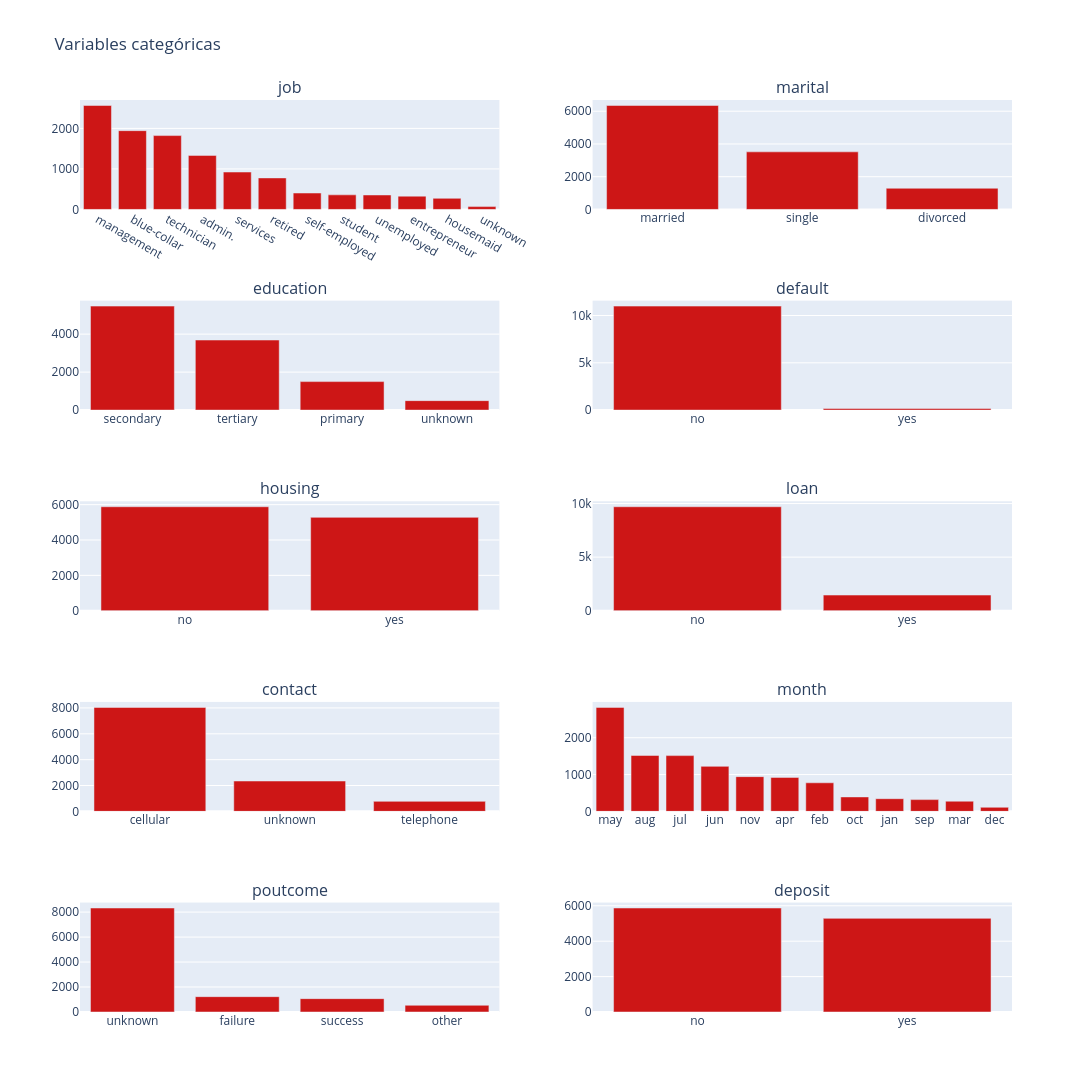

The cell this chart's notebook holds for it:
### Markdown cell above
## Variables Categoricas

### Code cell
categoricas = df.select_dtypes(include=["object"]).columns.tolist()

cols = 2
rows = (len(categoricas) + cols - 1) // cols

# Crear subplots
fig = make_subplots(rows=rows, cols=cols, subplot_titles=categoricas)

# Agregar un gráfico de barras por cada variable categórica
for i, var in enumerate(categoricas):
    row = i // cols + 1
    col = i % cols + 1
    
    # Contar frecuencias de cada categoría y ordenar de forma descendente
    value_counts = df[var].value_counts().sort_values(ascending=False)
    
    fig.add_trace(
        go.Bar(x=value_counts.index, y=value_counts.values, name=var, marker_color="#cd1616"),
        row=row, col=col
    )
        
# Ajustes de presentación
fig.update_layout(
    height=300 * rows,
    width=1400,
    title_text='Variables categóricas',
    template='plotly',
    showlegend=False
)

fig.show()

### Figure 1 — Plotly figure (JSON) as saved in the notebook; plotly's stock layout.template omitted (floating-point values rounded to 4 significant figures)
{"data": [{"marker": {"color": "#cd1616"}, "name": "job", "type": "bar", "x": ["management", "blue-collar", "technician", "admin.", "services", "retired", "self-employed", "student", "unemployed", "entrepreneur", "housemaid", "unknown"], "xaxis": "x", "y": [2566, 1944, 1823, 1334, 923, 778, 405, 360, 357, 328, 274, 70], "yaxis": "y"}, {"marker": {"color": "#cd1616"}, "name": "marital", "type": "bar", "x": ["married", "single", "divorced"], "xaxis": "x2", "y": [6351, 3518, 1293], "yaxis": "y2"}, {"marker": {"color": "#cd1616"}, "name": "education", "type": "bar", "x": ["secondary", "tertiary", "primary", "unknown"], "xaxis": "x3", "y": [5476, 3689, 1500, 497], "yaxis": "y3"}, {"marker": {"color": "#cd1616"}, "name": "default", "type": "bar", "x": ["no", "yes"], "xaxis": "x4", "y": [10994, 168], "yaxis": "y4"}, {"marker": {"color": "#cd1616"}, "name": "housing", "type": "bar", "x": ["no", "yes"], "xaxis": "x5", "y": [5881, 5281], "yaxis": "y5"}, {"marker": {"color": "#cd1616"}, "name": "loan", "type": "bar", "x": ["no", "yes"], "xaxis": "x6", "y": [9702, 1460], "yaxis": "y6"}, {"marker": {"color": "#cd1616"}, "name": "contact", "type": "bar", "x": ["cellular", "unknown", "telephone"], "xaxis": "x7", "y": [8042, 2346, 774], "yaxis": "y7"}, {"marker": {"color": "#cd1616"}, "name": "month", "type": "bar", "x": ["may", "aug", "jul", "jun", "nov", "apr", "feb", "oct", "jan", "sep", "mar", "dec"], "xaxis": "x8", "y": [2824, 1519, 1514, 1222, 943, 923, 776, 392, 344, 319, 276, 110], "yaxis": "y8"}, {"marker": {"color": "#cd1616"}, "name": "poutcome", "type": "bar", "x": ["unknown", "failure", "success", "other"], "xaxis": "x9", "y": [8326, 1228, 1071, 537], "yaxis": "y9"}, {"marker": {"color": "#cd1616"}, "name": "deposit", "type": "bar", "x": ["no", "yes"], "xaxis": "x10", "y": [5873, 5289], "yaxis": "y10"}], "layout": {"annotations": [{"font": {"size": 16}, "showarrow": false, "text": "job", "x": 0.225, "xanchor": "center", "xref": "paper", "y": 1, "yanchor": "bottom", "yref": "paper"}, {"font": {"size": 16}, "showarrow": false, "text": "marital", "x": 0.775, "xanchor": "center", "xref": "paper", "y": 1, "yanchor": "bottom", "yref": "paper"}, {"font": {"size": 16}, "showarrow": false, "text": "education", "x": 0.225, "xanchor": "center", "xref": "paper", "y": 0.78, "yanchor": "bottom", "yref": "paper"}, {"font": {"size": 16}, "showarrow": false, "text": "default", "x": 0.775, "xanchor": "center", "xref": "paper", "y": 0.78, "yanchor": "bottom", "yref": "paper"}, {"font": {"size": 16}, "showarrow": false, "text": "housing", "x": 0.225, "xanchor": "center", "xref": "paper", "y": 0.56, "yanchor": "bottom", "yref": "paper"}, {"font": {"size": 16}, "showarrow": false, "text": "loan", "x": 0.775, "xanchor": "center", "xref": "paper", "y": 0.56, "yanchor": "bottom", "yref": "paper"}, {"font": {"size": 16}, "showarrow": false, "text": "contact", "x": 0.225, "xanchor": "center", "xref": "paper", "y": 0.34, "yanchor": "bottom", "yref": "paper"}, {"font": {"size": 16}, "showarrow": false, "text": "month", "x": 0.775, "xanchor": "center", "xref": "paper", "y": 0.34, "yanchor": "bottom", "yref": "paper"}, {"font": {"size": 16}, "showarrow": false, "text": "poutcome", "x": 0.225, "xanchor": "center", "xref": "paper", "y": 0.12, "yanchor": "bottom", "yref": "paper"}, {"font": {"size": 16}, "showarrow": false, "text": "deposit", "x": 0.775, "xanchor": "center", "xref": "paper", "y": 0.12, "yanchor": "bottom", "yref": "paper"}], "height": 1500, "showlegend": false, "title": {"text": "Variables categóricas"}, "width": 1400, "xaxis": {"anchor": "y", "autorange": true, "domain": [0, 0.45], "range": [-0.5, 11.5], "type": "category"}, "xaxis10": {"anchor": "y10", "autorange": true, "domain": [0.55, 1], "range": [-0.5, 1.5], "type": "category"}, "xaxis2": {"anchor": "y2", "autorange": true, "domain": [0.55, 1], "range": [-0.5, 2.5], "type": "category"}, "xaxis3": {"anchor": "y3", "autorange": true, "domain": [0, 0.45], "range": [-0.5, 3.5], "type": "category"}, "xaxis4": {"anchor": "y4", "autorange": true, "domain": [0.55, 1], "range": [-0.5, 1.5], "type": "category"}, "xaxis5": {"anchor": "y5", "autorange": true, "domain": [0, 0.45], "range": [-0.5, 1.5], "type": "category"}, "xaxis6": {"anchor": "y6", "autorange": true, "domain": [0.55, 1], "range": [-0.5, 1.5], "type": "category"}, "xaxis7": {"anchor": "y7", "autorange": true, "domain": [0, 0.45], "range": [-0.5, 2.5], "type": "category"}, "xaxis8": {"anchor": "y8", "autorange": true, "domain": [0.55, 1], "range": [-0.5, 11.5], "type": "category"}, "xaxis9": {"anchor": "y9", "autorange": true, "domain": [0, 0.45], "range": [-0.5, 3.5], "type": "category"}, "yaxis": {"anchor": "x", "autorange": true, "domain": [0.88, 1], "range": [0, 2701.0], "type": "linear"}, "yaxis10": {"anchor": "x10", "autorange": true, "domain": [0, 0.12], "range": [0, 6182.0], "type": "linear"}, "yaxis2": {"anchor": "x2", "autorange": true, "domain": [0.88, 1], "range": [0, 6685.0], "type": "linear"}, "yaxis3": {"anchor": "x3", "autorange": true, "domain": [0.66, 0.78], "range": [0, 5764.0], "type": "linear"}, "yaxis4": {"anchor": "x4", "autorange": true, "domain": [0.66, 0.78], "range": [0, 11570.0], "type": "linear"}, "yaxis5": {"anchor": "x5", "autorange": true, "domain": [0.44, 0.56], "range": [0, 6191.0], "type": "linear"}, "yaxis6": {"anchor": "x6", "autorange": true, "domain": [0.44, 0.56], "range": [0, 10210.0], "type": "linear"}, "yaxis7": {"anchor": "x7", "autorange": true, "domain": [0.22, 0.34], "range": [0, 8465.0], "type": "linear"}, "yaxis8": {"anchor": "x8", "autorange": true, "domain": [0.22, 0.34], "range": [0, 2973.0], "type": "linear"}, "yaxis9": {"anchor": "x9", "autorange": true, "domain": [0, 0.12], "range": [0, 8764.0], "type": "linear"}}}
